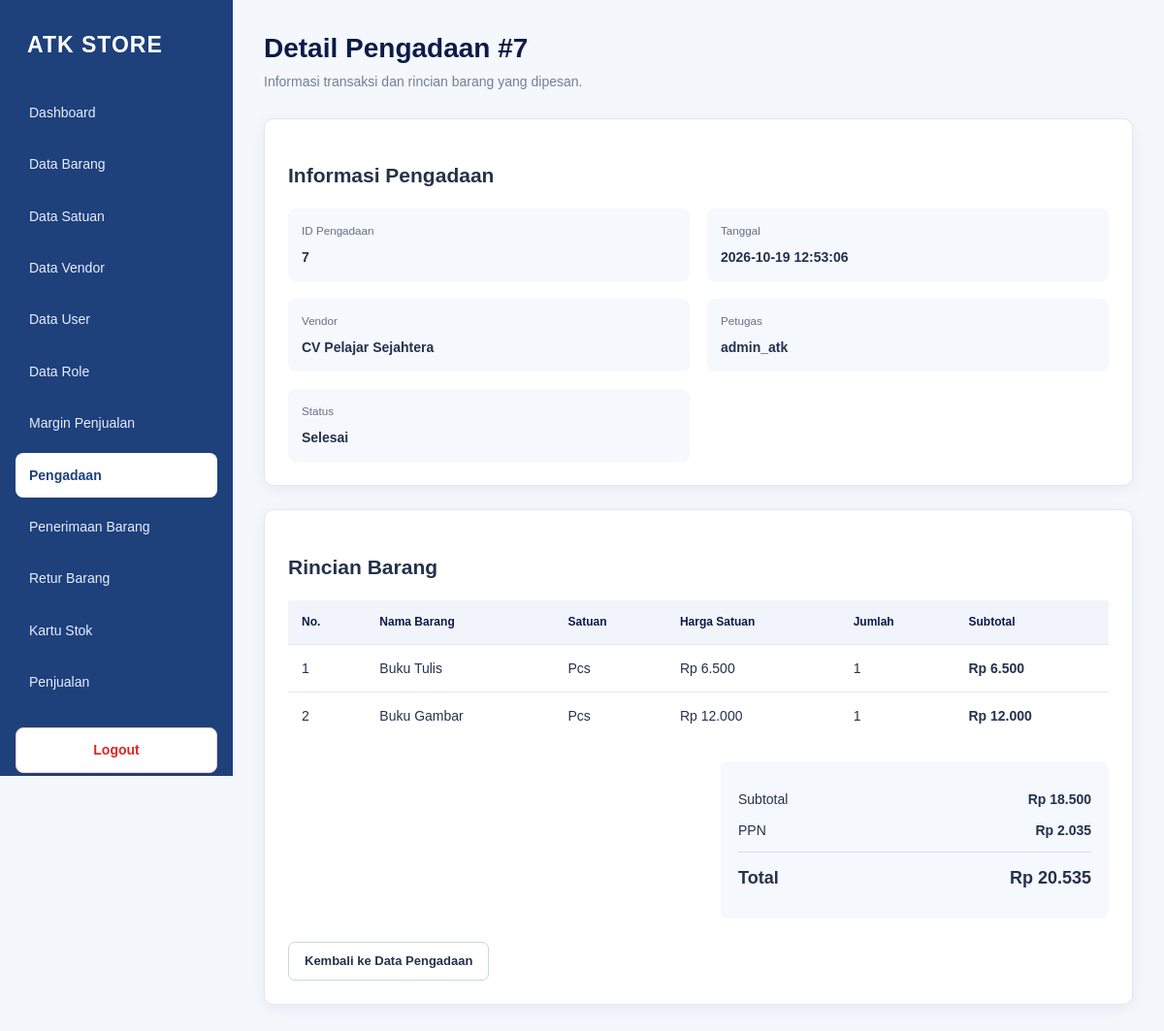
/detail_pengadaan.php?id=7 (signed in), run on the app's committed database.
### tables this page shows
CREATE TABLE `pengadaan` (
  `idpengadaan` bigint(20) NOT NULL,
  `timestamp` timestamp NOT NULL DEFAULT current_timestamp(),
  `status` char(1) NOT NULL,
  `vendor_idvendor` int(11) NOT NULL,
  `subtotal_nilai` int(11) NOT NULL,
  `ppn` int(11) NOT NULL,
  `total_nilai` int(11) NOT NULL,
  `user_iduser` int(11) NOT NULL
);

CREATE TABLE `vendor` (
  `idvendor` int(11) NOT NULL,
  `nama_vendor` varchar(100) DEFAULT NULL,
  `badan_hukum` char(1) DEFAULT NULL,
  `status` char(1) DEFAULT NULL
);

CREATE TABLE `user` (
  `iduser` int(11) NOT NULL,
  `username` varchar(45) DEFAULT NULL,
  `password` varchar(100) DEFAULT NULL,
  `idrole` int(11) DEFAULT NULL
);

CREATE TABLE `detail_pengadaan` (
  `iddetail_pengadaan` bigint(20) NOT NULL,
  `harga_satuan` int(11) NOT NULL,
  `jumlah` int(11) NOT NULL,
  `sub_total` int(11) NOT NULL,
  `idbarang` int(11) NOT NULL,
  `idpengadaan` bigint(20) NOT NULL
);

CREATE TABLE `barang` (
  `idbarang` int(11) NOT NULL,
  `jenis` char(1) DEFAULT NULL,
  `nama` varchar(45) DEFAULT NULL,
  `idsatuan` int(11) DEFAULT NULL,
  `status` tinyint(4) DEFAULT NULL,
  `harga` int(11) DEFAULT NULL
);

CREATE TABLE `satuan` (
  `idsatuan` int(11) NOT NULL,
  `nama_satuan` varchar(45) DEFAULT NULL,
  `status` tinyint(4) DEFAULT NULL
);

### detail_pengadaan.php (the view, shortened to what this page needs)
<?php
require 'config/database.php';
$idPengadaan = filter_input(
    INPUT_GET,
    'id',
    FILTER_VALIDATE_INT
);
$stmtPengadaan = $pdo->prepare("
    SELECT
        p.idpengadaan,
        p.`timestamp`,
        p.status,
        fn_total_pengadaan(p.idpengadaan) AS subtotal_nilai,
        p.ppn,
        p.total_nilai,
        v.nama_vendor,
        u.username
    FROM pengadaan AS p
    LEFT JOIN vendor AS v
        ON p.vendor_idvendor = v.idvendor
    LEFT JOIN `user` AS u
        ON p.user_iduser = u.iduser
    WHERE p.idpengadaan = ?
");
$stmtPengadaan->execute([$idPengadaan]);
$pengadaan = $stmtPengadaan->fetch(PDO::FETCH_ASSOC);
if (!$pengadaan) {
    http_response_code(404);
    $tidakDitemukan = true;
    $daftarDetail = [];
} else {
    $tidakDitemukan = false;
    $stmtDetail = $pdo->prepare(
        "CALL sp_detail_pengadaan(?)"
    );
    $stmtDetail->execute([$idPengadaan]);
    $daftarDetail = $stmtDetail->fetchAll(PDO::FETCH_ASSOC);
}
function rupiahDetail($nilai)
{
    return 'Rp ' . number_format((float) $nilai, 0, ',', '.');
}
function h($nilai)
{
    return htmlspecialchars(
        (string) $nilai,
        ENT_QUOTES,
        'UTF-8'
    );
}
function statusPengadaan($status)
{
    $status = (string) $status;
    if ($status === '2') {
        return 'Selesai';
    }
    return 'Status ' . $status;
}
?>
<!DOCTYPE html>
<html lang="id">
<head>
    <link rel="stylesheet" href="assets/style.css?v=104">
</head>
<body>
<?php require 'includes/sidebar.php'; ?>
<main class="main-content">
    <?php if ($tidakDitemukan): ?>
        <section class="card">
            <h1>Pengadaan Tidak Ditemukan</h1>
            <p>Data pengadaan dengan ID tersebut tidak tersedia.</p>
            <div class="form-actions">
                <a href="data_pengadaan.php" class="btn btn-secondary">
                    Kembali ke Data Pengadaan
                </a>
            </div>
        </section>
    <?php else: ?>
        <header class="page-header">
            <div>
                <h1>
                    Detail Pengadaan #<?= (int) $pengadaan['idpengadaan'] ?>
                </h1>
                <p>Informasi transaksi dan rincian barang yang dipesan.</p>
            </div>
        </header>
        <section class="card">
            <h2>Informasi Pengadaan</h2>
            <div class="detail-info">
                <div class="info-item">
                    <small>ID Pengadaan</small>
                    <strong>
                        <?= (int) $pengadaan['idpengadaan'] ?>
                    </strong>
                </div>
                <div class="info-item">
                    <small>Tanggal</small>
                    <strong>
                        <?= h($pengadaan['timestamp']) ?>
                    </strong>
                </div>
                <div class="info-item">
                    <small>Vendor</small>
                    <strong>
                        <?= h($pengadaan['nama_vendor'] ?? '-') ?>
                    </strong>
                </div>
                <div class="info-item">
                    <small>Petugas</small>
                    <strong>
                        <?= h($pengadaan['username'] ?? '-') ?>
                    </strong>
                </div>
                <div class="info-item">
                    <small>Status</small>
                    <strong>
                        <?= h(statusPengadaan($pengadaan['status'])) ?>
                    </strong>
                </div>
            </div>
        </section>
        <section class="card">
            <h2>Rincian Barang</h2>
            <div class="table-wrapper">
                <table>
                    <thead>
                        <tr>
                            <th>No.</th>
                            <th>Nama Barang</th>
                            <th>Satuan</th>
                            <th>Harga Satuan</th>
                            <th>Jumlah</th>
                            <th>Subtotal</th>
                        </tr>
                    </thead>
                    <tbody>
                    <?php if (count($daftarDetail) > 0): ?>
                        <?php foreach ($daftarDetail as $i => $detail): ?>
                            <tr>
                                <td><?= $i + 1 ?></td>
                                <td>
                                    <?= h($detail['nama_barang'] ?? '-') ?>
                                </td>
                                <td>
                                    <?= h($detail['nama_satuan'] ?? '-') ?>
                                </td>
                                <td>
                                    <?= rupiahDetail($detail['harga_satuan']) ?>
                                </td>
                                <td>
                                    <?= (int) $detail['jumlah'] ?>
                                </td>
                                <td>
                                    <strong>
                                        <?= rupiahDetail($detail['sub_total']) ?>
                                    </strong>
                                </td>
                            </tr>
                        <?php endforeach; ?>
                    <?php endif; ?>
                    </tbody>
                </table>
            </div>
            <div class="total-box">
                <p>
                    <span>Subtotal</span>
                    <strong>
                        <?= rupiahDetail($pengadaan['subtotal_nilai']) ?>
                    </strong>
                </p>
                <p>
                    <span>PPN</span>
                    <strong>
                        <?= rupiahDetail($pengadaan['ppn']) ?>
                    </strong>
                </p>
                <p class="total">
                    <span>Total</span>
                    <strong>
                        <?= rupiahDetail($pengadaan['total_nilai']) ?>
                    </strong>
                </p>
            </div>
            <div class="form-actions">
                <a href="data_pengadaan.php" class="btn btn-secondary">
                    Kembali ke Data Pengadaan
                </a>
            </div>
        </section>
    <?php endif; ?>
</main>
</body>
</html>

### assets/style.css (style rules this page uses)
:root { --navy: #0c1b48; --sidebar: #1e407b; --sidebar-hover: #2f5fa5; --primary: #1677ff; --primary-hover: #0f5fd1; --background: #f4f7fc; --white: #ffffff; --text: #24324b; --muted: #718096; --border: #e2e8f0; --danger: #dc2626; --danger-hover: #b91c1c; --radius: 10px; --shadow: 0 4px 16px rgba(12, 27, 72, 0.06); }
* { box-sizing: border-box; }
html { min-height: 100%; }
body { margin: 0; font-family: Arial, Helvetica, sans-serif; font-size: 14px; line-height: 1.6; color: var(--text); background: var(--background); }
a { color: inherit; text-decoration: none; }
.main-content { min-height: 100vh; margin-left: 240px; padding: 32px; }
.page-header { display: flex; justify-content: space-between; align-items: center; gap: 20px; margin-bottom: 26px; }
.page-header h1 { margin: 0 0 5px; color: var(--navy); font-size: 28px; font-weight: 750; line-height: 1.3; }
.page-header p { margin: 0; color: var(--muted); font-size: 14px; }
.card { margin-bottom: 24px; padding: 24px; background: var(--white); border: 1px solid var(--border); border-radius: var(--radius); box-shadow: var(--shadow); }
.btn { display: inline-flex; justify-content: center; align-items: center; gap: 6px; padding: 9px 16px; border: 1px solid transparent; border-radius: 7px; cursor: pointer; font-size: 13px; font-weight: 700; line-height: 1.5; text-align: center; white-space: nowrap; transition: background 0.2s ease, border-color 0.2s ease; }
.btn-secondary { color: var(--text); background: var(--white); border-color: #cbd5e1; }
table { width: 100%; border-collapse: collapse; background: var(--white); }
thead { background: #f1f5fb; }
th { padding: 13px 14px; color: var(--navy); border-bottom: 1px solid var(--border); font-size: 12px; font-weight: 800; text-align: left; white-space: nowrap; }
td { padding: 13px 14px; color: var(--text); border-bottom: 1px solid var(--border); vertical-align: middle; }
tbody tr:last-child td { border-bottom: none; }
.form-actions { display: flex; align-items: center; flex-wrap: wrap; gap: 10px; margin-top: 24px; }
.form-actions .btn { min-width: 90px; }

### detail_pengadaan.php (style rules this page uses)
.detail-info { display: grid; grid-template-columns: repeat(2, minmax(0, 1fr)); gap: 18px; }
.info-item { padding: 14px; background: #f5f8fd; border-radius: 8px; }
.info-item small { display: block; margin-bottom: 6px; color: #667085; }
.info-item strong { color: #24324b; }
.total-box { max-width: 400px; margin: 22px 0 0 auto; padding: 18px; background: #f5f8fd; border-radius: 8px; }
.total-box p { display: flex; justify-content: space-between; gap: 16px; margin: 10px 0; }
.total-box .total { padding-top: 12px; border-top: 1px solid #d7dfeb; font-size: 18px; font-weight: 700; }

### data on the page
pengadaan: idpengadaan "7", timestamp "2026-10-19 12:53:06", vendor_idvendor.nama_vendor "CV Pelajar Sejahtera", user_iduser.username "admin_atk", status "Selesai", ppn "Rp 2.035", total_nilai "Rp 20.535"
detail_pengadaan: idbarang.nama "Buku Tulis", satuan.nama_satuan "Pcs", harga_satuan "Rp 6.500", jumlah "1", sub_total "Rp 6.500"
detail_pengadaan: idbarang.nama "Buku Gambar", satuan.nama_satuan "Pcs", harga_satuan "Rp 12.000", jumlah "1", sub_total "Rp 12.000"

### other printed values
rupiahDetail($pengadaan['subtotal_nilai']) "Rp 18.500"
